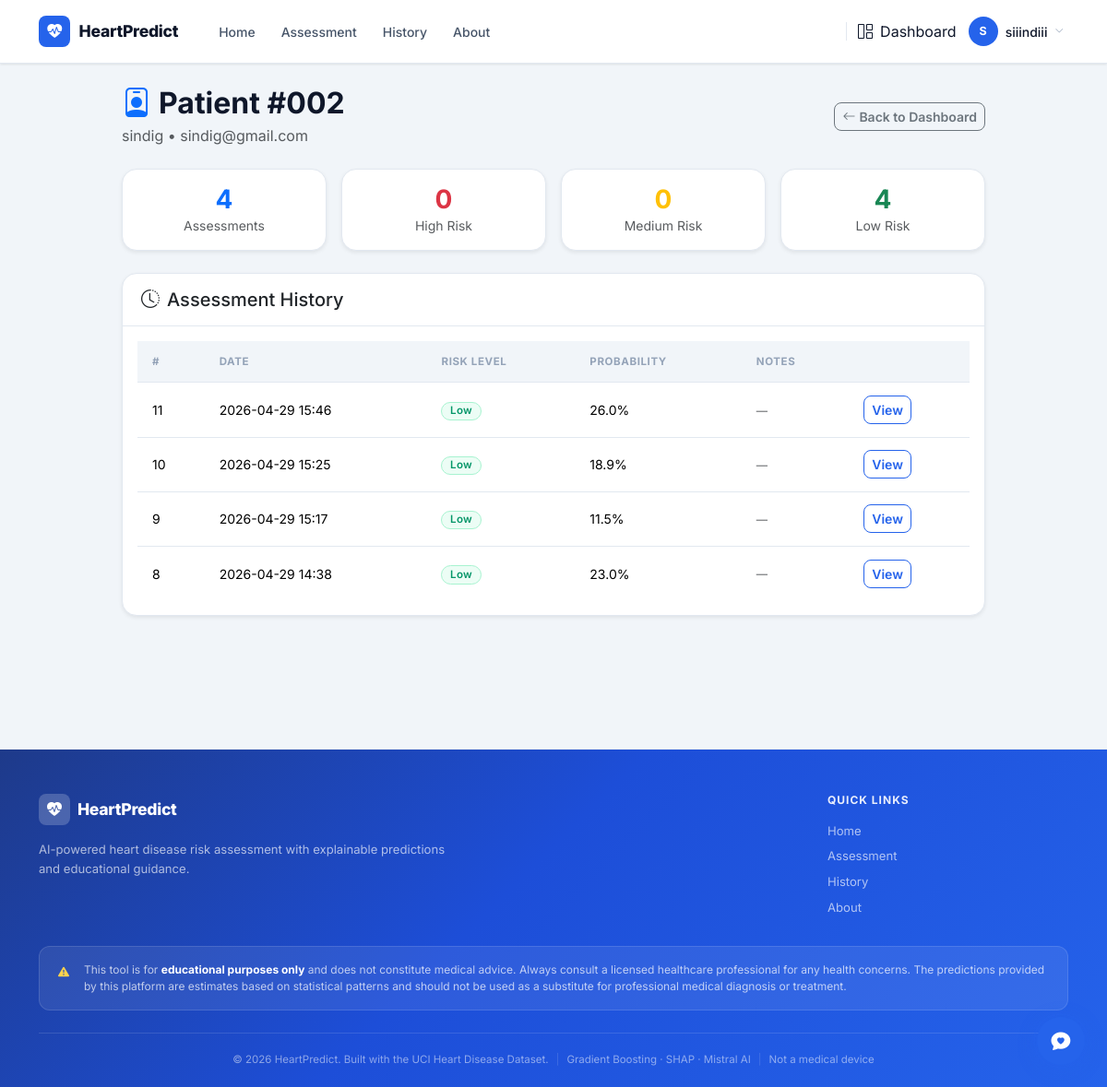
Before: /dashboard/patient/2 (signed in) with the older database file.
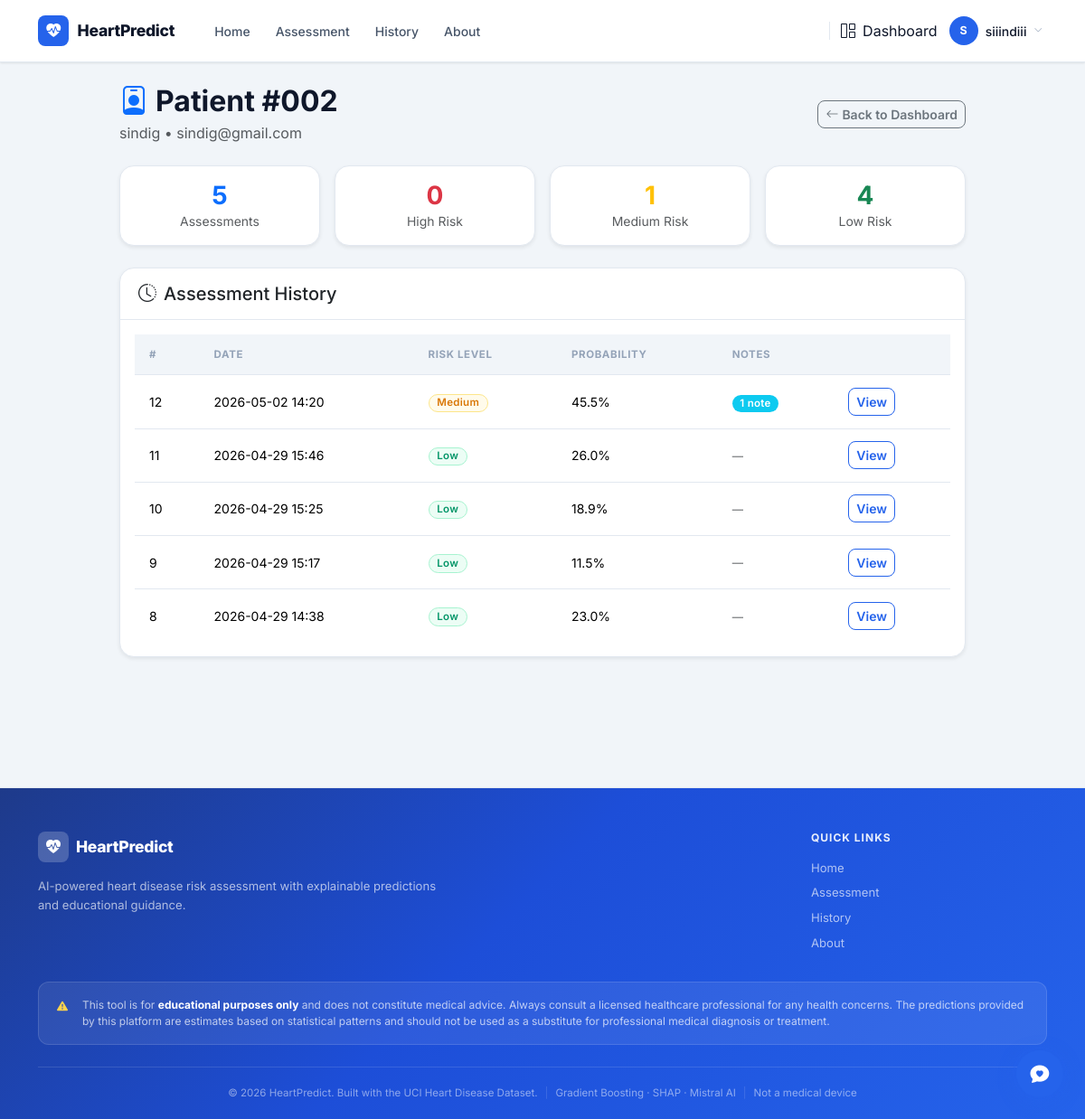
After: the same page with the newer database file.
### models.py (models this page shows)
class Prediction(db.Model):
    __tablename__ = "predictions"
    id           = db.Column(db.Integer, primary_key=True)
    user_id      = db.Column(db.Integer, db.ForeignKey('users.id'), nullable=True)
    created_at   = db.Column(db.DateTime, default=datetime.utcnow)
    input_data   = db.Column(db.Text, nullable=False)
    prediction   = db.Column(db.Integer, nullable=False)
    probability  = db.Column(db.Float, nullable=False)
    risk_level   = db.Column(db.String(20), nullable=False)
    def to_dict(self):
        import json
        return {
            "id":          self.id,
            "created_at":  self.created_at.strftime("%Y-%m-%d %H:%M"),
            "input_data":  json.loads(self.input_data),
            "prediction":  self.prediction,
            "probability": round(self.probability * 100, 1),
            "risk_level":  self.risk_level,
        }

### dashboard_routes.py (the view)
@dashboard.route('/patient/<int:user_id>')
@login_required
@role_required('doctor')
def patient_profile(user_id):
    from models import Prediction, PredictionNote
    patient = User.query.get_or_404(user_id)
    if patient.role != 'user':
        abort(404)
    records = Prediction.query.filter_by(user_id=user_id).order_by(Prediction.created_at.desc()).all()
    stats = {
        'total': len(records),
        'high_risk': sum(1 for r in records if r.risk_level == 'High'),
        'medium_risk': sum(1 for r in records if r.risk_level == 'Medium'),
        'low_risk': sum(1 for r in records if r.risk_level == 'Low'),
    }
    avg_prob = round(sum(r.probability for r in records) / len(records) * 100, 1) if records else 0
    records_data = []
    for r in records:
        d = r.to_dict()
        notes = PredictionNote.query.filter_by(prediction_id=r.id).order_by(PredictionNote.created_at.desc()).all()
        d['notes'] = [n.to_dict() for n in notes]
        records_data.append(d)
    return render_template('dashboard/patient_profile.html',
                           patient=patient,
                           records=records_data,
                           stats=stats,
                           avg_prob=avg_prob)

### app.py (called while the page is built)
@app.context_processor
def inject_now():
    from datetime import datetime
    return {"now": datetime.now}

### auth.py (called while the page is built)
@login_manager.user_loader
def load_user(user_id):
    from models import User
    return User.query.get(int(user_id))

### models.py (called while the page is built)
    def to_dict(self):
        return {
            "id":            self.id,
            "prediction_id": self.prediction_id,
            "doctor_name":   self.doctor.username if self.doctor else "Unknown",
            "note_text":     self.note_text,
            "created_at":    self.created_at.strftime("%Y-%m-%d %H:%M"),
        }

### templates/dashboard/patient_profile.html (shortened to what this page needs)
{% extends "base.html" %}
{% block content %}
<div class="container py-4" style="max-width:960px">
  <div class="d-flex justify-content-between align-items-center mb-4">
    <div>
      <h2 class="fw-bold mb-1">
        <i class="bi bi-person-badge me-2 text-primary"></i>Patient #{{ '%03d' % patient.id }}
      </h2>
      <p class="text-muted mb-0">{{ patient.username }} &bull; {{ patient.email }}</p>
    </div>
    <a href="{{ url_for('dashboard.doctor_dashboard') }}" class="btn btn-outline-secondary btn-sm">
      <i class="bi bi-arrow-left me-1"></i>Back to Dashboard
    </a>
  </div>
  <div class="row g-3 mb-4">
    <div class="col-6 col-md-3">
      <div class="card border-0 shadow-sm text-center p-3">
        <h3 class="text-primary fw-bold mb-0">{{ stats.total }}</h3>
        <small class="text-muted">Assessments</small>
      </div>
    </div>
    <div class="col-6 col-md-3">
      <div class="card border-0 shadow-sm text-center p-3">
        <h3 class="text-danger fw-bold mb-0">{{ stats.high_risk }}</h3>
        <small class="text-muted">High Risk</small>
      </div>
    </div>
    <div class="col-6 col-md-3">
      <div class="card border-0 shadow-sm text-center p-3">
        <h3 class="text-warning fw-bold mb-0">{{ stats.medium_risk }}</h3>
        <small class="text-muted">Medium Risk</small>
      </div>
    </div>
    <div class="col-6 col-md-3">
      <div class="card border-0 shadow-sm text-center p-3">
        <h3 class="text-success fw-bold mb-0">{{ stats.low_risk }}</h3>
        <small class="text-muted">Low Risk</small>
      </div>
    </div>
  </div>
  {% if records %}
  <div class="card border-0 shadow-sm mb-4">
    <div class="card-header bg-white">
      <h5 class="mb-0"><i class="bi bi-clock-history me-2"></i>Assessment History</h5>
    </div>
    <div class="card-body">
      <div class="table-responsive">
        <table class="table table-hover align-middle">
          <thead>
            <tr>
              <th>#</th>
              <th>Date</th>
              <th>Risk Level</th>
              <th>Probability</th>
              <th>Notes</th>
              <th></th>
            </tr>
          </thead>
          <tbody>
            {% for record in records %}
            <tr>
              <td>{{ record.id }}</td>
              <td>{{ record.created_at }}</td>
              <td><span class="badge risk-{{ record.risk_level }}">{{ record.risk_level }}</span></td>
              <td>{{ record.probability }}%</td>
              <td>
                {% if record.notes %}
                  <span class="badge bg-info">{{ record.notes|length }} note{{ 's' if record.notes|length > 1 else '' }}</span>
                {% else %}
                  <span class="text-muted small">—</span>
                {% endif %}
              </td>
              <td><button class="btn btn-sm btn-outline-primary view-prediction-btn"
                          data-prediction-id="{{ record.id }}"
                          data-bs-toggle="modal"
                          data-bs-target="#predictionModal">View</button></td>
            </tr>
            {% endfor %}
          </tbody>
        </table>
      </div>
    </div>
  </div>
  {% else %}
  <div class="card border-0 shadow-sm p-5 text-center">
    <i class="bi bi-clipboard-x text-muted display-4"></i>
    <h5 class="mt-3 text-muted">No assessments yet</h5>
  </div>
  {% endif %}
</div>
{% endblock %}

Changed rows visible on the page:
added Prediction: id "12", created_at "2026-05-02 14:20", risk_level "Medium", probability "45.5", notes|length "1"
Other visible differences:
{{ stats.total }}: "4" → "5"
{{ stats.medium_risk }}: "0" → "1"
